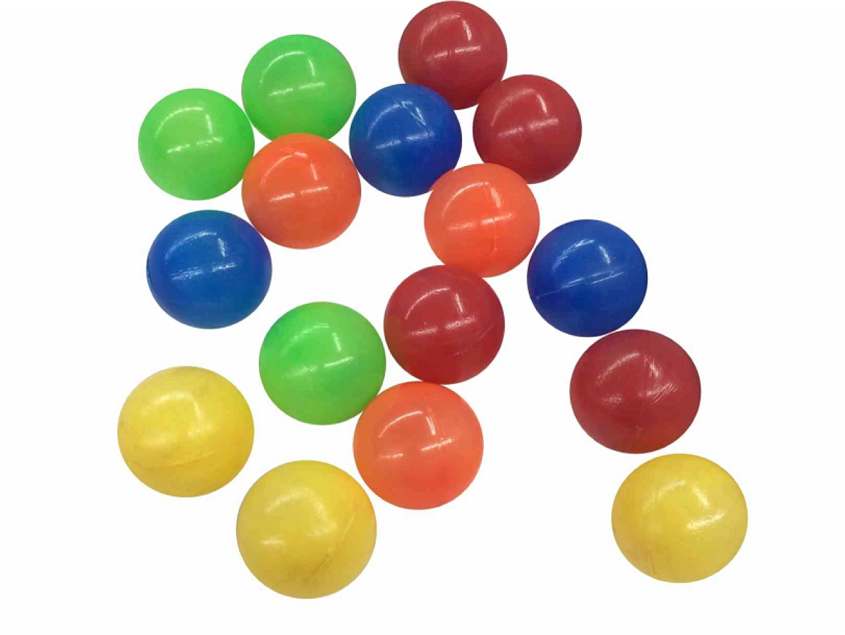
#> input picture imagen.png, 845 x 635 px
$ python 01_etiquetar_objetos_en_imagenes.py
#> lines starting #> are read from the running program, lines starting #| are printed output that depends on the picture; after the words box and inside, x2 and y2 are one past the last pixel; in counts of white or black regions, pixels touching at a corner belong together
import cv2
import numpy as np

img = cv2.imread("imagen.png")
#> img is the input picture: shape (635, 845, 3); mean B, G, R 194.5, 208.6, 218.5
hsv = cv2.cvtColor(img,cv2.COLOR_BGR2HSV)
#> hsv: shape (635, 845, 3); mean H, S, V 24.9, 59.8, 231.2
mask0 = cv2.inRange(hsv,(95,100,20),(122,255,255))
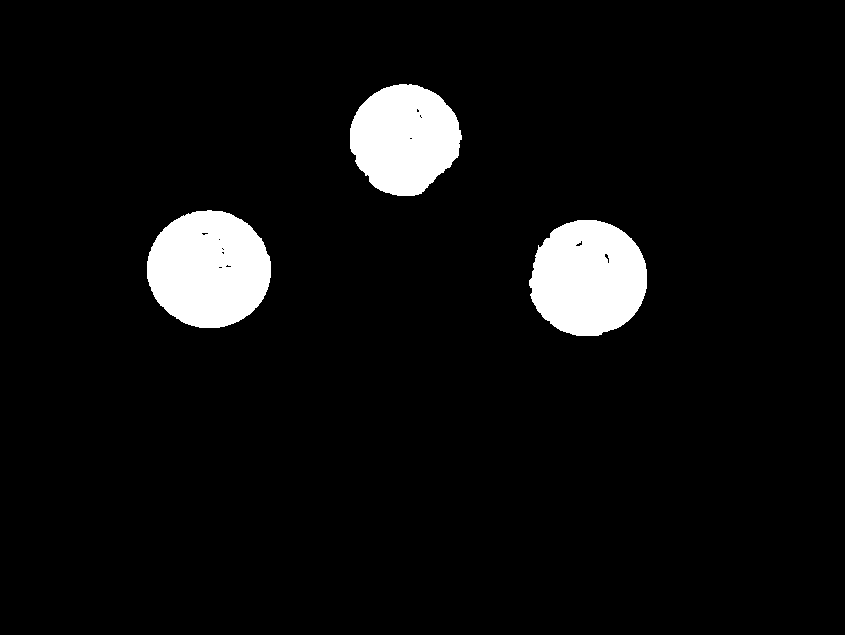
#> mask0: shape (635, 845); 5.9% white; 3 white regions, box (x1, y1, x2, y2) and area: (147, 210, 271, 328) 11412, (529, 220, 647, 336) 10716, (350, 84, 462, 196) 9450

mask = mask0.copy()
cv2.floodFill(mask0,None,(80,300),255)
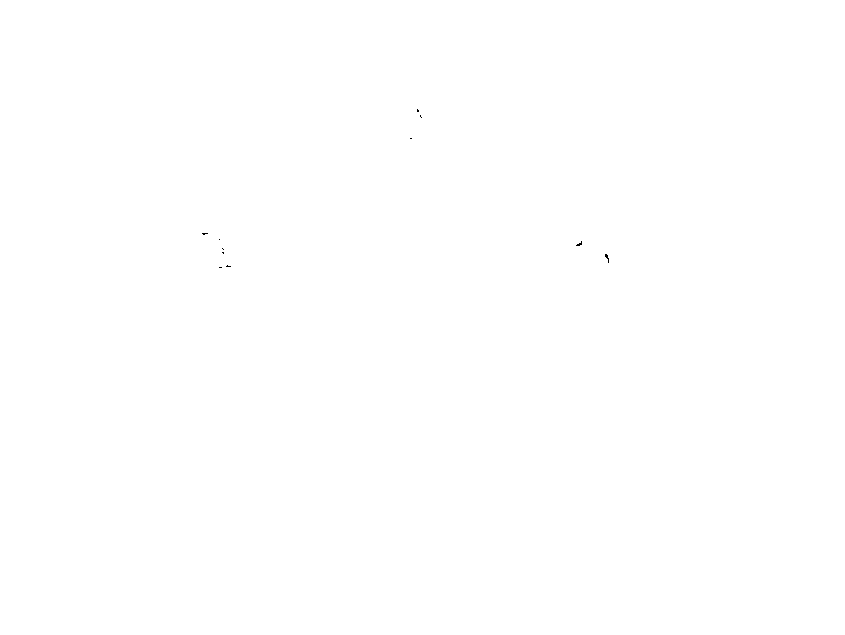
#> mask0: shape (635, 845); 100% white; black in thin lines or dots, all inside (x1, y1, x2, y2) = (202, 109, 609, 268)
neg = cv2.bitwise_not(mask0)
im2 = cv2.bitwise_or(neg, mask)
#> im2: shape (635, 845); 5.9% white; 3 white regions, box (x1, y1, x2, y2) and area: (147, 210, 271, 328) 11435, (529, 220, 647, 336) 10746, (350, 84, 462, 196) 9460

imtype = im2.astype(np.int32)
h,w = imtype.shape
#> h = 635; w = 845

Etiqueta = 0
i = 0
j = 0
for i in range(h):
    for j in range(w):
        if imtype[i,j] == 255:
            Etiqueta = Etiqueta + 1
            cv2.floodFill(imtype,None,(j,i),Etiqueta)
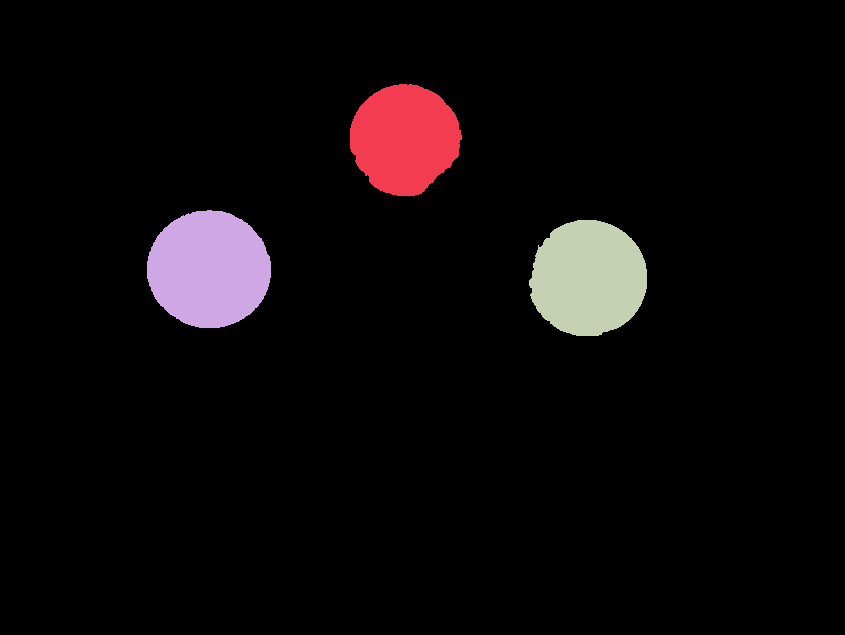
#> imtype: shape (635, 845) int32; 4 distinct labels, from 0 to 3; one colour per label, 0 black
#> after the loop, Etiqueta = 3

mask = imtype == 3
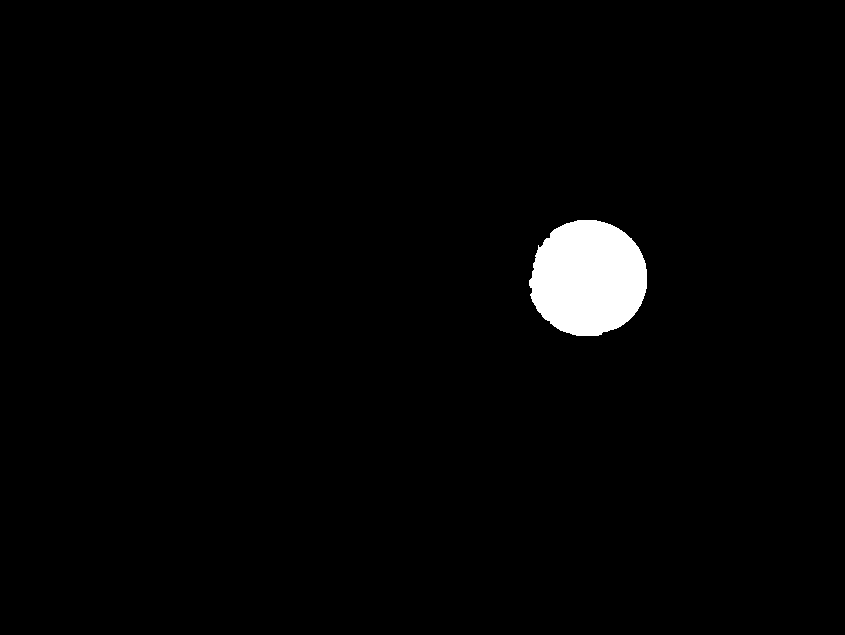
#> mask: shape (635, 845) bool; 2% white; 1 white region, box (x1, y1, x2, y2) and area: (529, 220, 647, 336) 10746
im3 = im2.copy()
im3[~mask] = 0
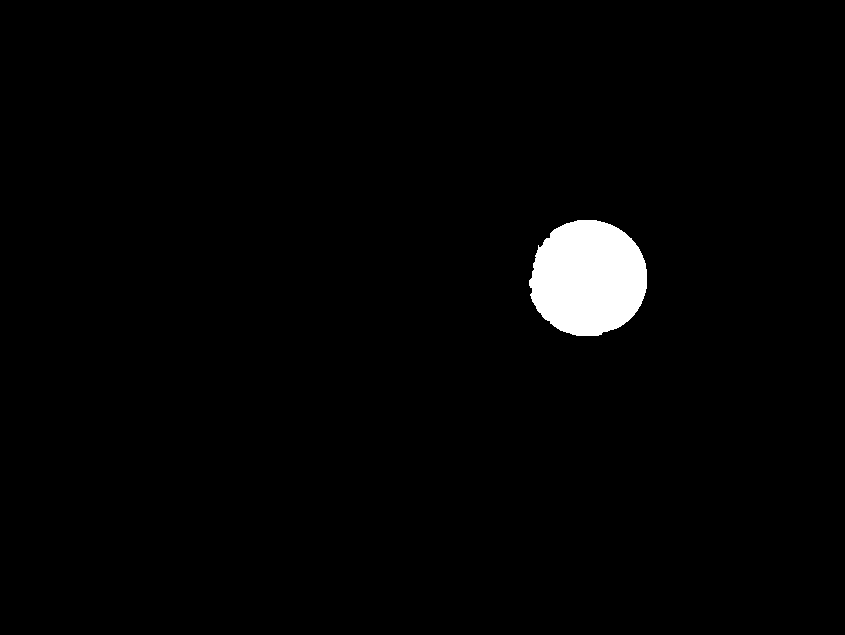
#> im3: shape (635, 845); 2% white; 1 white region, box (x1, y1, x2, y2) and area: (529, 220, 647, 336) 10746

cv2.imwrite('Objeto_1_3.png', im3)
cv2.imshow('Imagen objeto etiquetado',im3)
cv2.waitKey(0)
